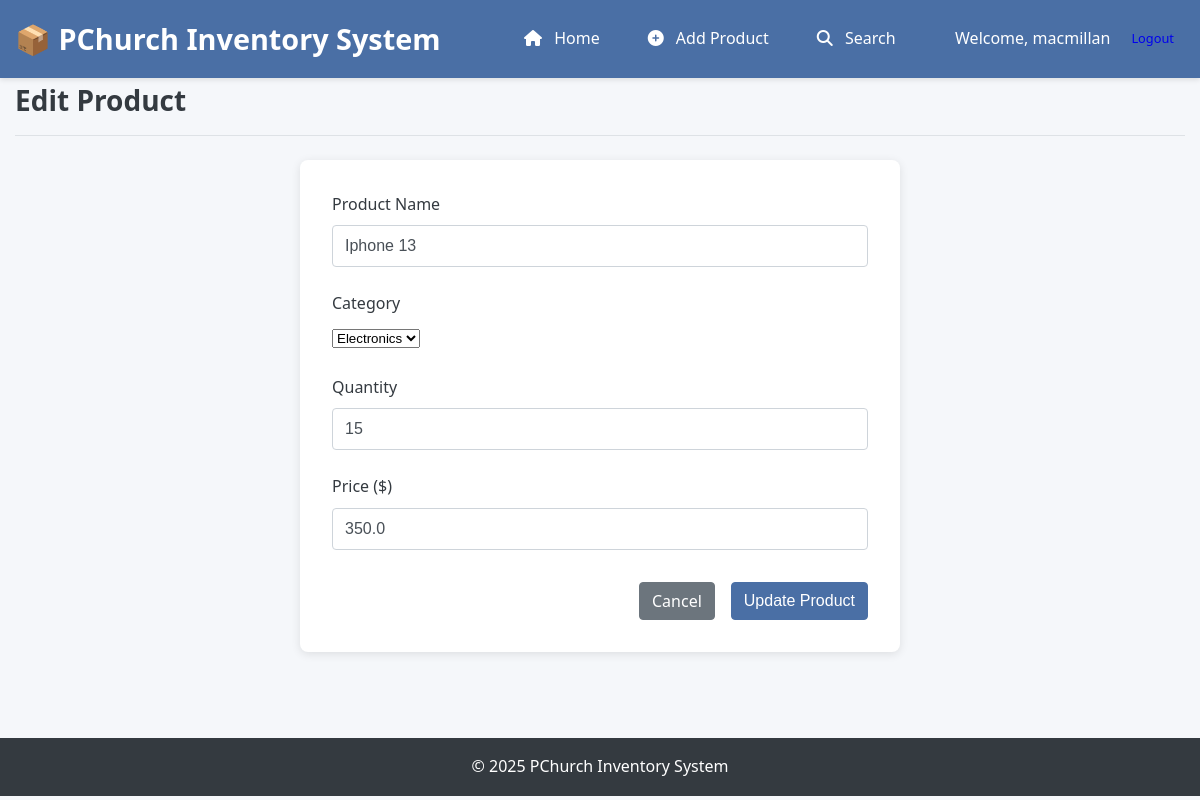
The app's page /edit/2 (signed in) with its own data.
### app/models.py (models this page shows, shortened)
class User(UserMixin, db.Model):
    __tablename__ = "users"
    id = db.Column(db.Integer, primary_key=True)
    username = db.Column(db.String(80), unique=True, nullable=False)
    password_hash = db.Column(db.String(256), nullable=False)
    @classmethod
    def get_by_id(cls, user_id):
        return cls.query.get(str(user_id))

class Product(db.Model):
    __tablename__ = "products"
    CATEGORIES = ["Electronics", "Clothing", "Food", "Books", "Other"]
    id = db.Column(db.Integer, primary_key=True)
    name = db.Column(db.String(100), nullable=False)
    quantity = db.Column(db.Integer, nullable=False)
    price = db.Column(db.Float, nullable=False)
    category = db.Column(db.String(50), nullable=False, default="Other")
    @classmethod
    def get_by_id(cls, id):
        return cls.query.get(str(id))

### app/routes.py (the view, shortened to what this page needs)
@app.route("/edit/<id>", methods=["GET", "POST"])
@login_required
def edit_product(id):
    product = Product.get_by_id(id)
    if not product:
        flash("Product not found!", "danger")
        return redirect(url_for("index"))
    return render_template("edit.html", product=product, categories=Product.CATEGORIES)

### app/__init__.py (called while the page is built)
@login_manager.user_loader
def load_user(user_id):
    from app.models import User
    return User.get_by_id(user_id)

### app/templates/edit.html (shortened to what this page needs)
{% extends 'base.html' %}
{% block content %}
<section class="page-header">
    <h2>Edit Product</h2>
</section>
<div class="form-container">
    <form method="POST" action="{{ url_for('edit_product', id=product.id) }}">
        <div class="form-group">
            <label for="name">Product Name</label>
            <input type="text" id="name" name="name" value="{{ product.name }}" required>
        </div>
        <div class="form-group">
            <label for="category">Category</label>
            <select id="category" name="category" required>
                {% for category in categories %}
                <option value="{{ category }}" {% if product.category == category %}selected{% endif %}>
                    {{ category }}
                </option>
                {% endfor %}
            </select>
        </div>
        <div class="form-group">
            <label for="quantity">Quantity</label>
            <input type="number" id="quantity" name="quantity" min="0" value="{{ product.quantity }}" required>
        </div>
        <div class="form-group">
            <label for="price">Price ($)</label>
            <input type="number" id="price" name="price" min="0" step="0.01" value="{{ product.price }}" required>
        </div>
        <div class="form-actions">
            <a href="{{ url_for('index') }}" class="btn btn-secondary">Cancel</a>
            <button type="submit" class="btn btn-primary">Update Product</button>
        </div>
    </form>
</div>
{% endblock %}

### app/templates/base.html (shortened to what this page needs)
<!DOCTYPE html>
<html lang="en">
<head>
    <link rel="stylesheet" href="{{ url_for('static', filename='style.css') }}">
    <link rel="stylesheet" href="https://cdnjs.cloudflare.com/ajax/libs/font-awesome/6.4.0/css/all.min.css">
</head>
<body>
    <header>
        <div class="container">
            <h1>📦 PChurch Inventory System</h1>
            <nav>
                <ul>
                    <li><a href="{{ url_for('index') }}" {% if request.path == url_for('index') %}class="active"{% endif %}>
                        <i class="fas fa-home"></i> Home
                    </a></li>
                    <li><a href="{{ url_for('add_product') }}" {% if request.path == url_for('add_product') %}class="active"{% endif %}>
                        <i class="fas fa-plus-circle"></i> Add Product
                    </a></li>
                    <li><a href="{{ url_for('search') }}" {% if request.path == url_for('search') %}class="active"{% endif %}>
                        <i class="fas fa-search"></i> Search
                    </a></li>
                </ul>
            </nav>
            <div class="user-menu">
                {% if current_user.is_authenticated %}
                <span>Welcome, {{ current_user.username }}</span>
                <a href="{{ url_for('logout') }}" class="btn btn-small">Logout</a>
                {% endif %}
            </div>
        </div>
    </header>
    <main class="container">
        {% block content %}{% endblock %}
    </main>
    <footer>
        <div class="container">
            <p>&copy; 2025 PChurch Inventory System</p>
        </div>
    </footer>
</body>
</html>

### app/static/style.css (style rules this page uses)
:root { --primary-color: #4a6fa5; --secondary-color: #6c757d; --success-color: #28a745; --danger-color: #dc3545; --warning-color: #ffc107; --info-color: #17a2b8; --light-color: #f8f9fa; --dark-color: #343a40; --border-color: #dee2e6; --shadow-color: rgba(0, 0, 0, 0.1); }
* { margin: 0; padding: 0; box-sizing: border-box; }
body { font-family: 'Segoe UI', Tahoma, Geneva, Verdana, sans-serif; line-height: 1.6; color: #333; background-color: #f5f7fa; }
.container { width: 100%; max-width: 1200px; margin: 0 auto; padding: 0 15px; }
header { background-color: var(--primary-color); color: white; padding: 1rem 0; box-shadow: 0 2px 5px var(--shadow-color); }
header .container { display: flex; justify-content: space-between; align-items: center; }
header h1 { font-size: 1.8rem; font-weight: 600; }
nav ul { display: flex; list-style: none; }
nav ul li { margin-left: 1.5rem; }
nav ul li a { color: white; text-decoration: none; padding: 0.5rem 0.75rem; border-radius: 4px; transition: background-color 0.3s; }
nav ul li a i { margin-right: 0.5rem; }
main { padding: 2rem 0; min-height: calc(100vh - 140px); }
.page-header { display: flex; justify-content: space-between; align-items: center; margin-bottom: 1.5rem; padding-bottom: 0.75rem; border-bottom: 1px solid var(--border-color); }
.page-header h2 { font-size: 1.75rem; color: var(--dark-color); }
.btn { display: inline-block; font-weight: 400; text-align: center; white-space: nowrap; vertical-align: middle; user-select: none; border: 1px solid transparent; padding: 0.375rem 0.75rem; font-size: 1rem; line-height: 1.5; border-radius: 0.25rem; transition: all 0.15s ease-in-out; cursor: pointer; text-decoration: none; }
.btn-primary { color: #fff; background-color: var(--primary-color); border-color: var(--primary-color); }
.btn-secondary { color: #fff; background-color: var(--secondary-color); border-color: var(--secondary-color); }
.form-container { max-width: 600px; margin: 0 auto; background-color: white; padding: 2rem; border-radius: 8px; box-shadow: 0 2px 10px var(--shadow-color); }
.form-group { margin-bottom: 1.5rem; }
.form-group label { display: block; margin-bottom: 0.5rem; font-weight: 500; color: var(--dark-color); }
.form-group input { display: block; width: 100%; padding: 0.5rem 0.75rem; font-size: 1rem; line-height: 1.5; color: #495057; background-color: #fff; background-clip: padding-box; border: 1px solid #ced4da; border-radius: 0.25rem; transition: border-color 0.15s ease-in-out, box-shadow 0.15s ease-in-out; }
.form-actions { display: flex; justify-content: flex-end; gap: 1rem; margin-top: 2rem; }
footer { background-color: var(--dark-color); color: white; padding: 1rem 0; text-align: center; }
.user-menu { display: flex; align-items: center; gap: 10px; }
.btn-small { padding: 5px 10px; font-size: 0.8rem; }

### records on screen
User: username "macmillan"
Product: name "Iphone 13", category "Electronics", quantity "15", price "350.0"
